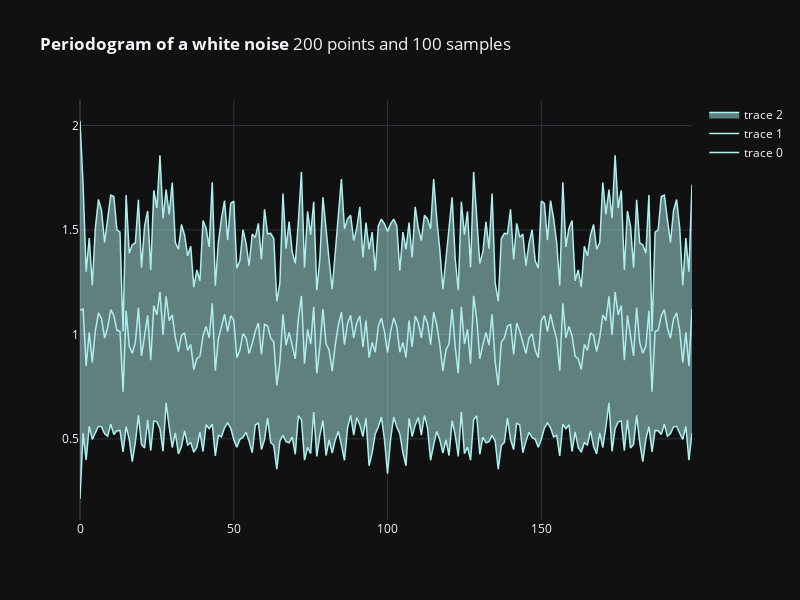
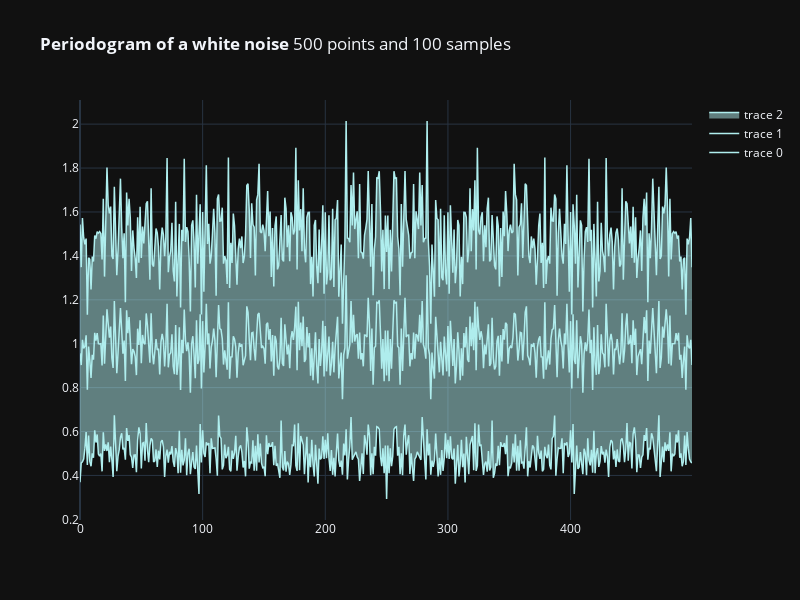
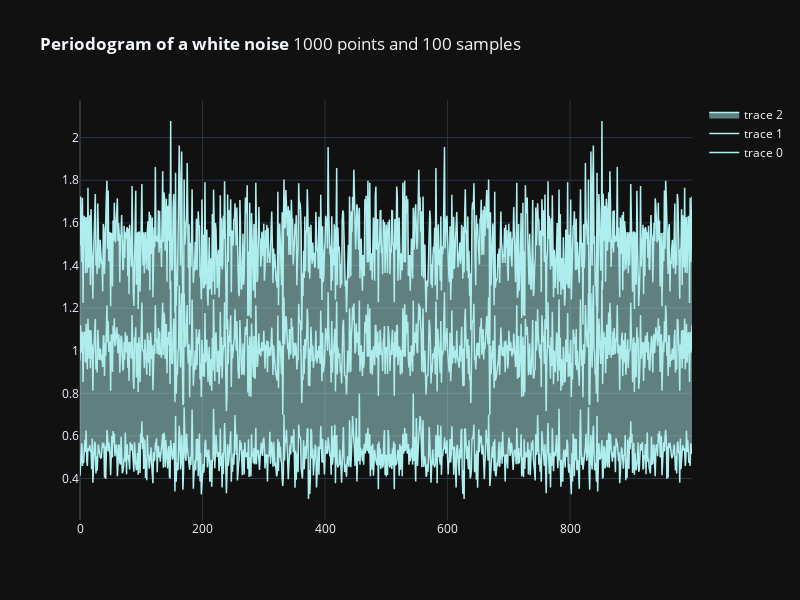

The code cell stored with these charts, in order, in its notebook:
### Code cell
def get_periodograms(samples: np.ndarray) -> np.ndarray:
    """
    Calculate the periodograms of a set of samples.

    Args:
        samples (np.ndarray): A 2D NumPy array where each row represents a sample, 
                             and columns represent data points.

    Returns:
        np.ndarray: A 2D NumPy array containing the periodograms of the samples.
    """
    n_points = samples.shape[1]
    periodograms = np.zeros((len(samples), n_points))
    autocovariances = get_autocovariances(samples)
    angles0 = (2*np.pi/n_points)*np.arange(1, n_points)
    for k in range(n_points):
        periodograms[:, k] = autocovariances[:,0]+np.sum(autocovariances[:,1:]*2*np.cos(k*angles0), axis = 1)
    return periodograms

# Plot periodogram of white noises
for n_points in [200, 500, 1000]:
    wn_sample = sample_wnoise(n_points, 100)
    
    perio = get_periodograms(wn_sample)
    plot_mean_std(perio, 
                  title =f"<b>Periodogram of a white noise</b> {n_points} points and 100 samples", 
                  x = np.arange(n_points)
                 )

### Figure 1 — Plotly figure (JSON) as saved in the notebook; plotly's stock layout.template omitted (floating-point values rounded to 4 significant figures; data arrays with more than 128 entries replaced by an {"elided": "..."} marker saying what was removed)
{"data": [{"line": {"color": "paleturquoise", "width": 1.5}, "type": "scatter", "x": {"elided": "200 int values"}, "y": {"elided": "200 float values"}}, {"line": {"color": "paleturquoise", "width": 1.5}, "opacity": 0.6, "type": "scatter", "x": {"elided": "200 int values"}, "y": {"elided": "200 float values"}}, {"fill": "tonexty", "line": {"color": "paleturquoise", "width": 1.5}, "opacity": 0.6, "type": "scatter", "x": {"elided": "200 int values"}, "y": {"elided": "200 float values"}}], "layout": {"height": 600, "title": {"text": "<b>Periodogram of a white noise</b> 200 points and 100 samples"}, "width": 800}}

### Figure 2 — Plotly figure (JSON) as saved in the notebook; plotly's stock layout.template omitted (floating-point values rounded to 4 significant figures; data arrays with more than 128 entries replaced by an {"elided": "..."} marker saying what was removed)
{"data": [{"line": {"color": "paleturquoise", "width": 1.5}, "type": "scatter", "x": {"elided": "500 int values"}, "y": {"elided": "500 float values"}}, {"line": {"color": "paleturquoise", "width": 1.5}, "opacity": 0.6, "type": "scatter", "x": {"elided": "500 int values"}, "y": {"elided": "500 float values"}}, {"fill": "tonexty", "line": {"color": "paleturquoise", "width": 1.5}, "opacity": 0.6, "type": "scatter", "x": {"elided": "500 int values"}, "y": {"elided": "500 float values"}}], "layout": {"height": 600, "title": {"text": "<b>Periodogram of a white noise</b> 500 points and 100 samples"}, "width": 800}}

### Figure 3 — Plotly figure (JSON) as saved in the notebook; plotly's stock layout.template omitted (floating-point values rounded to 4 significant figures; data arrays with more than 128 entries replaced by an {"elided": "..."} marker saying what was removed)
{"data": [{"line": {"color": "paleturquoise", "width": 1.5}, "type": "scatter", "x": {"elided": "1000 int values"}, "y": {"elided": "1000 float values"}}, {"line": {"color": "paleturquoise", "width": 1.5}, "opacity": 0.6, "type": "scatter", "x": {"elided": "1000 int values"}, "y": {"elided": "1000 float values"}}, {"fill": "tonexty", "line": {"color": "paleturquoise", "width": 1.5}, "opacity": 0.6, "type": "scatter", "x": {"elided": "1000 int values"}, "y": {"elided": "1000 float values"}}], "layout": {"height": 600, "title": {"text": "<b>Periodogram of a white noise</b> 1000 points and 100 samples"}, "width": 800}}
